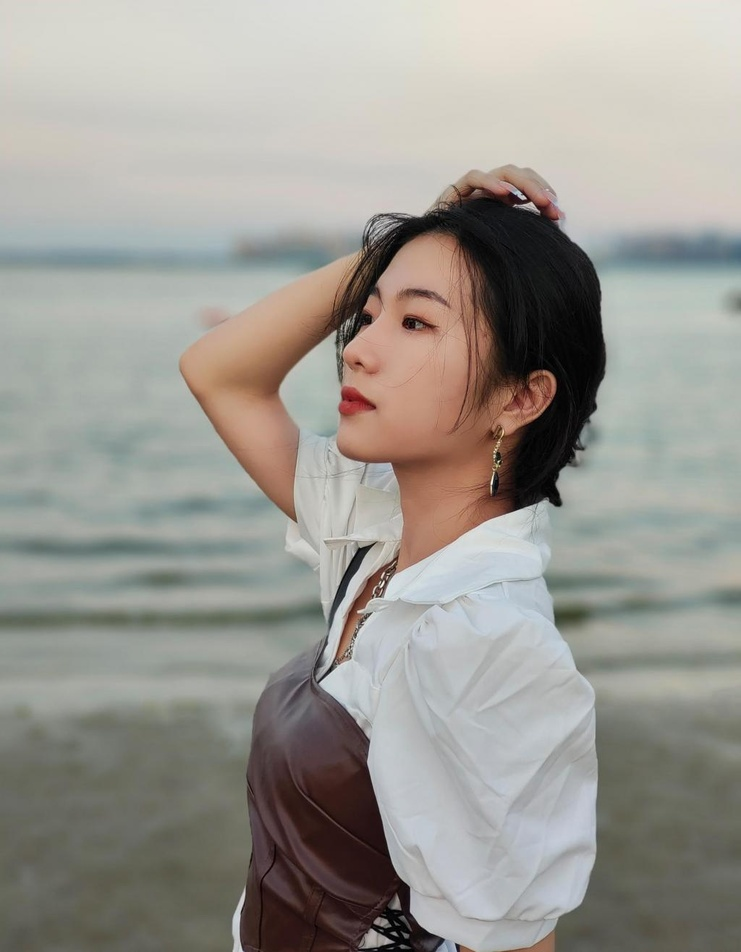
#> input picture p.jpg, 741 x 952 px, shrunk from 1024 x 1315 before the run
$ python 28-adaptive_threashold.py
#> lines starting #> are read from the running program, lines starting #| are printed output that depends on the picture
import cv2

# 自适应阈值
p = cv2.imread("./p.jpg")
#> p is the input picture: shape (952, 741, 3); mean B, G, R 146.3, 152.8, 155.4
p = cv2.cvtColor(p, cv2.COLOR_BGR2GRAY)
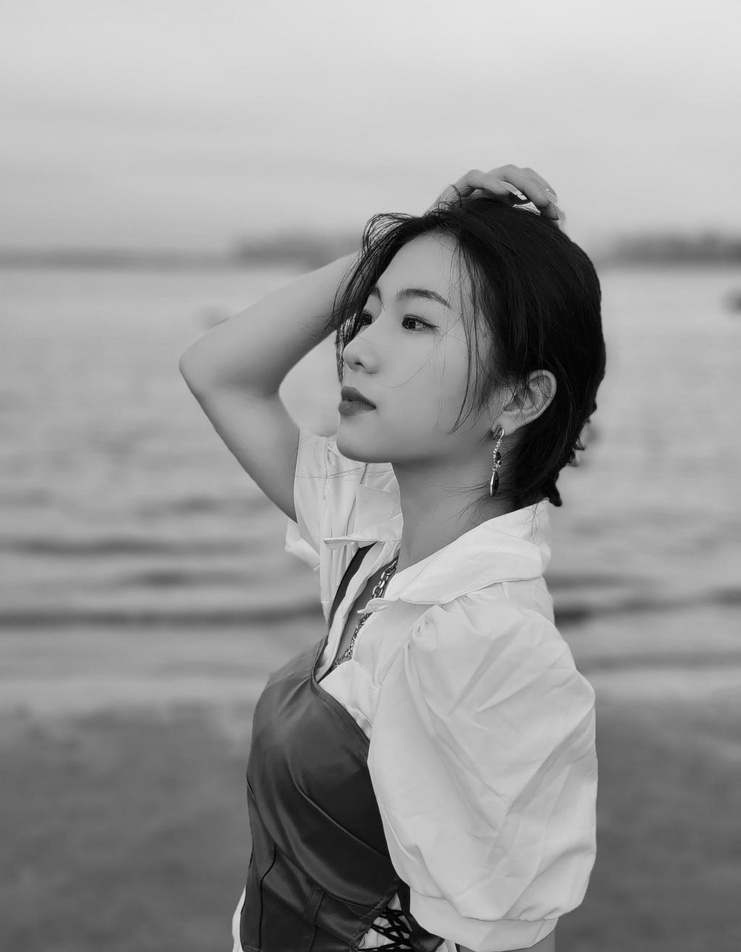
#> p: shape (952, 741); min 0, max 250, mean 152.9
dst = cv2.adaptiveThreshold(p, 255, cv2.ADAPTIVE_THRESH_GAUSSIAN_C, cv2.THRESH_BINARY_INV, 11, 0)
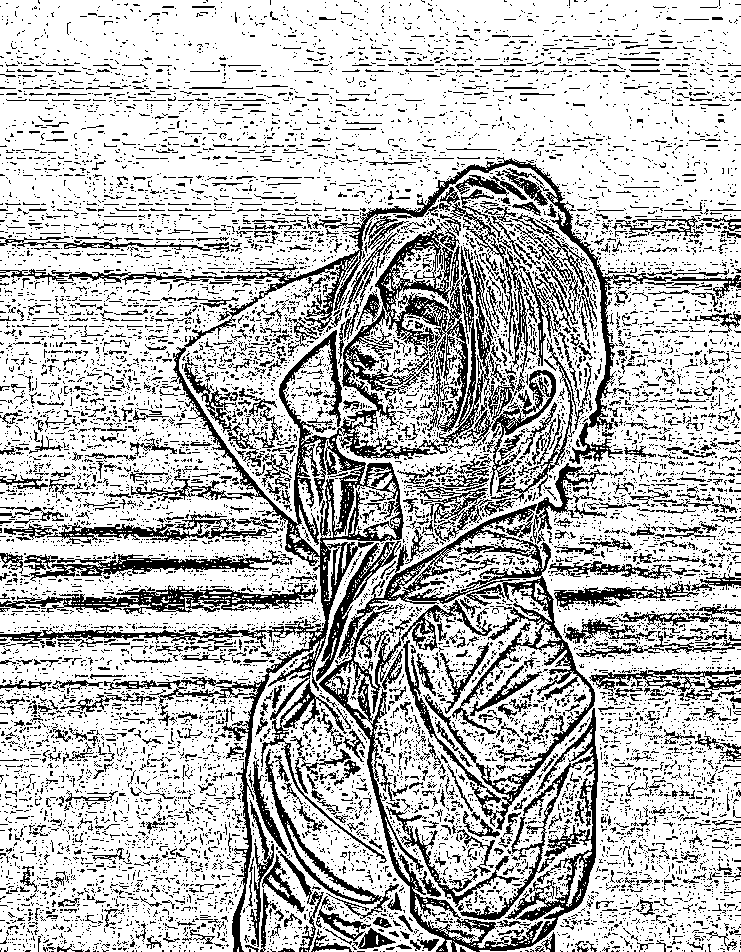
#> dst: shape (952, 741); 74% white; black in thin lines or dots
cv2.imshow("test", dst)
cv2.waitKey(0)
